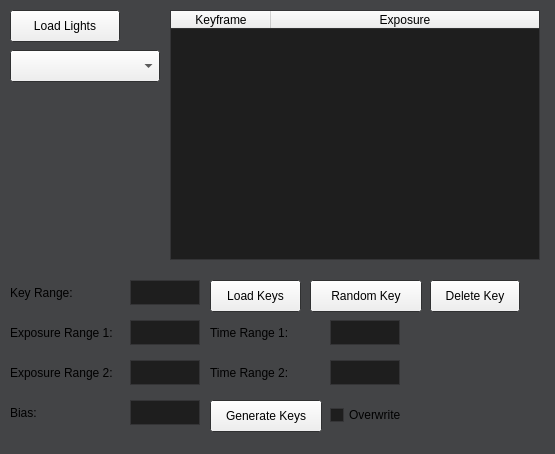
<?xml version="1.0" encoding="UTF-8"?>
<ui version="4.0">
 <class>Form</class>
 <widget class="QWidget" name="Form">
  <property name="geometry">
   <rect>
    <x>0</x>
    <y>0</y>
    <width>555</width>
    <height>454</height>
   </rect>
  </property>
  <property name="palette">
   <palette>
    <active>
     <colorrole role="Base">
      <brush brushstyle="SolidPattern">
       <color alpha="255">
        <red>30</red>
        <green>30</green>
        <blue>30</blue>
       </color>
      </brush>
     </colorrole>
     <colorrole role="Window">
      <brush brushstyle="SolidPattern">
       <color alpha="255">
        <red>67</red>
        <green>68</green>
        <blue>70</blue>
       </color>
      </brush>
     </colorrole>
    </active>
    <inactive>
     <colorrole role="Base">
      <brush brushstyle="SolidPattern">
       <color alpha="255">
        <red>30</red>
        <green>30</green>
        <blue>30</blue>
       </color>
      </brush>
     </colorrole>
     <colorrole role="Window">
      <brush brushstyle="SolidPattern">
       <color alpha="255">
        <red>67</red>
        <green>68</green>
        <blue>70</blue>
       </color>
      </brush>
     </colorrole>
    </inactive>
    <disabled>
     <colorrole role="Base">
      <brush brushstyle="SolidPattern">
       <color alpha="255">
        <red>67</red>
        <green>68</green>
        <blue>70</blue>
       </color>
      </brush>
     </colorrole>
     <colorrole role="Window">
      <brush brushstyle="SolidPattern">
       <color alpha="255">
        <red>67</red>
        <green>68</green>
        <blue>70</blue>
       </color>
      </brush>
     </colorrole>
    </disabled>
   </palette>
  </property>
  <property name="windowTitle">
   <string>Flicker</string>
  </property>
  <widget class="QPushButton" name="generateKeysButton">
   <property name="geometry">
    <rect>
     <x>210</x>
     <y>400</y>
     <width>112</width>
     <height>32</height>
    </rect>
   </property>
   <property name="text">
    <string>Generate Keys</string>
   </property>
  </widget>
  <widget class="QPushButton" name="randomKeyButton">
   <property name="geometry">
    <rect>
     <x>310</x>
     <y>280</y>
     <width>112</width>
     <height>32</height>
    </rect>
   </property>
   <property name="text">
    <string>Random Key</string>
   </property>
  </widget>
  <widget class="QComboBox" name="lightComboBox">
   <property name="geometry">
    <rect>
     <x>10</x>
     <y>50</y>
     <width>150</width>
     <height>32</height>
    </rect>
   </property>
   <property name="iconSize">
    <size>
     <width>16</width>
     <height>16</height>
    </size>
   </property>
  </widget>
  <widget class="QPushButton" name="loadLightsButton">
   <property name="geometry">
    <rect>
     <x>10</x>
     <y>10</y>
     <width>110</width>
     <height>32</height>
    </rect>
   </property>
   <property name="text">
    <string>Load Lights</string>
   </property>
  </widget>
  <widget class="QTableWidget" name="keyTableWidget">
   <property name="geometry">
    <rect>
     <x>170</x>
     <y>10</y>
     <width>370</width>
     <height>250</height>
    </rect>
   </property>
   <property name="columnCount">
    <number>2</number>
   </property>
   <attribute name="horizontalHeaderVisible">
    <bool>true</bool>
   </attribute>
   <attribute name="horizontalHeaderCascadingSectionResizes">
    <bool>false</bool>
   </attribute>
   <attribute name="horizontalHeaderStretchLastSection">
    <bool>true</bool>
   </attribute>
   <column>
    <property name="text">
     <string>Keyframe</string>
    </property>
   </column>
   <column>
    <property name="text">
     <string>Exposure</string>
    </property>
   </column>
  </widget>
  <widget class="QLabel" name="keyRangeLabel">
   <property name="geometry">
    <rect>
     <x>10</x>
     <y>285</y>
     <width>81</width>
     <height>16</height>
    </rect>
   </property>
   <property name="text">
    <string>Key Range:</string>
   </property>
  </widget>
  <widget class="QTextEdit" name="keyRangeTextEdit">
   <property name="geometry">
    <rect>
     <x>130</x>
     <y>280</y>
     <width>70</width>
     <height>25</height>
    </rect>
   </property>
   <property name="whatsThis">
    <string/>
   </property>
   <property name="acceptRichText">
    <bool>true</bool>
   </property>
  </widget>
  <widget class="QLabel" name="exposureRange1Label">
   <property name="geometry">
    <rect>
     <x>10</x>
     <y>325</y>
     <width>121</width>
     <height>16</height>
    </rect>
   </property>
   <property name="text">
    <string>Exposure Range 1: </string>
   </property>
  </widget>
  <widget class="QLabel" name="exposureRange2Label">
   <property name="geometry">
    <rect>
     <x>10</x>
     <y>365</y>
     <width>121</width>
     <height>16</height>
    </rect>
   </property>
   <property name="text">
    <string>Exposure Range 2:</string>
   </property>
  </widget>
  <widget class="QTextEdit" name="exposureRange1TextEdit">
   <property name="geometry">
    <rect>
     <x>130</x>
     <y>320</y>
     <width>70</width>
     <height>25</height>
    </rect>
   </property>
  </widget>
  <widget class="QTextEdit" name="exposureRange2TextEdit">
   <property name="geometry">
    <rect>
     <x>130</x>
     <y>360</y>
     <width>70</width>
     <height>25</height>
    </rect>
   </property>
  </widget>
  <widget class="QTextEdit" name="timeRange2TextEdit">
   <property name="geometry">
    <rect>
     <x>330</x>
     <y>360</y>
     <width>70</width>
     <height>25</height>
    </rect>
   </property>
  </widget>
  <widget class="QTextEdit" name="timeRange1TextEdit">
   <property name="geometry">
    <rect>
     <x>330</x>
     <y>320</y>
     <width>70</width>
     <height>25</height>
    </rect>
   </property>
  </widget>
  <widget class="QLabel" name="timeRange2Label">
   <property name="geometry">
    <rect>
     <x>210</x>
     <y>365</y>
     <width>121</width>
     <height>16</height>
    </rect>
   </property>
   <property name="text">
    <string>Time Range 2:</string>
   </property>
  </widget>
  <widget class="QLabel" name="timeRange1Label">
   <property name="geometry">
    <rect>
     <x>210</x>
     <y>325</y>
     <width>121</width>
     <height>16</height>
    </rect>
   </property>
   <property name="text">
    <string>Time Range 1: </string>
   </property>
  </widget>
  <widget class="QTextEdit" name="biasTextEdit">
   <property name="geometry">
    <rect>
     <x>130</x>
     <y>400</y>
     <width>70</width>
     <height>25</height>
    </rect>
   </property>
  </widget>
  <widget class="QLabel" name="biasLabel">
   <property name="geometry">
    <rect>
     <x>10</x>
     <y>405</y>
     <width>121</width>
     <height>16</height>
    </rect>
   </property>
   <property name="text">
    <string>Bias:</string>
   </property>
  </widget>
  <widget class="QPushButton" name="loadKeysButton">
   <property name="geometry">
    <rect>
     <x>210</x>
     <y>280</y>
     <width>91</width>
     <height>32</height>
    </rect>
   </property>
   <property name="text">
    <string>Load Keys</string>
   </property>
  </widget>
  <widget class="QCheckBox" name="overwriteCheckBox">
   <property name="geometry">
    <rect>
     <x>330</x>
     <y>405</y>
     <width>85</width>
     <height>20</height>
    </rect>
   </property>
   <property name="text">
    <string>Overwrite</string>
   </property>
  </widget>
  <widget class="QPushButton" name="deleteKeyButton">
   <property name="geometry">
    <rect>
     <x>430</x>
     <y>280</y>
     <width>90</width>
     <height>32</height>
    </rect>
   </property>
   <property name="text">
    <string>Delete Key</string>
   </property>
  </widget>
 </widget>
 <resources/>
 <connections/>
</ui>
